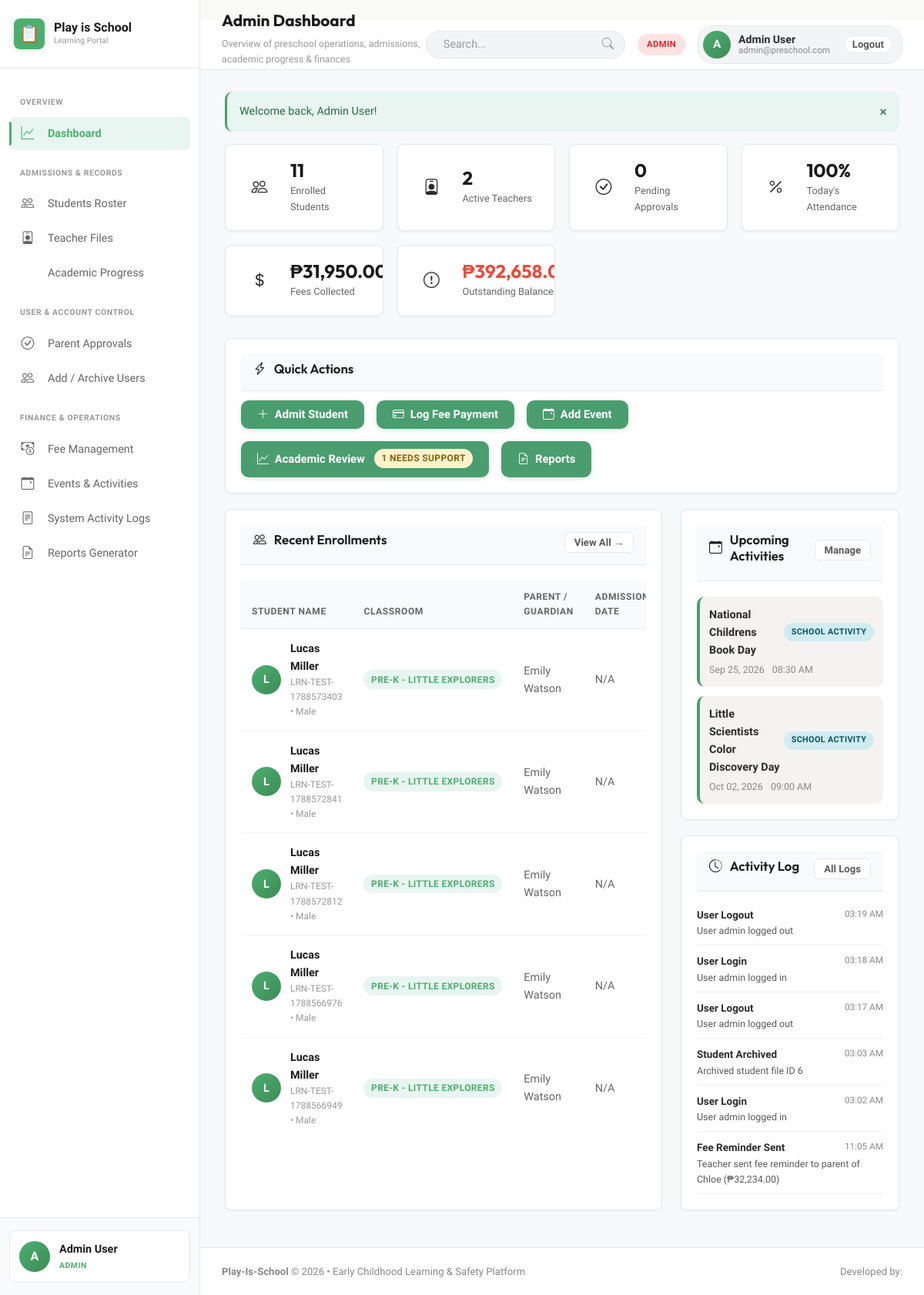
/admin/index.php (signed in), run on an earlier commit of the app's database.
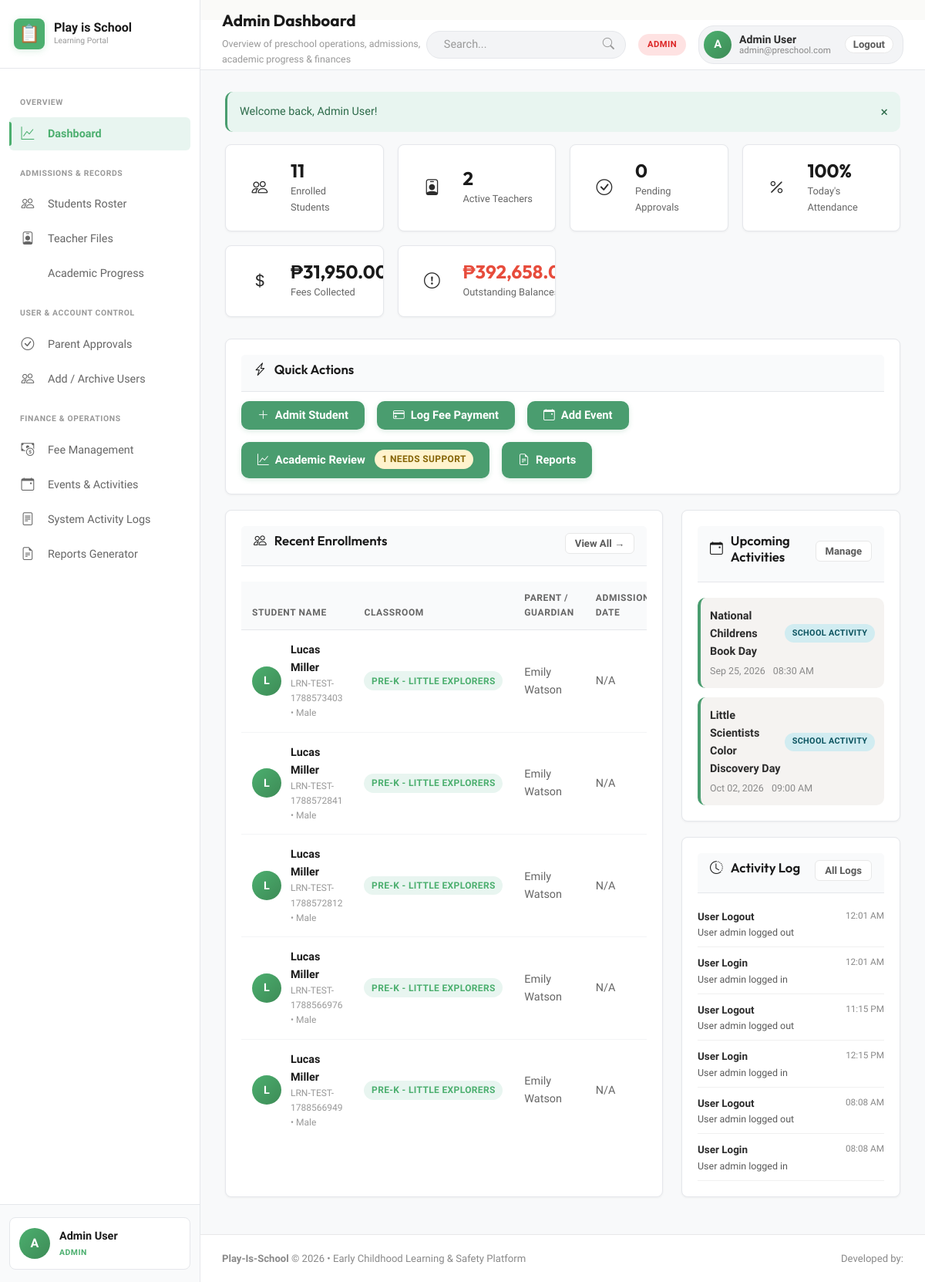
And on a later commit of the database.
### tables this page shows
CREATE TABLE students (
            id INTEGER PRIMARY KEY AUTOINCREMENT,
            first_name TEXT NOT NULL,
            last_name TEXT NOT NULL,
            lrn TEXT UNIQUE,
            dob DATE NOT NULL,
            gender TEXT CHECK(gender IN ('Male', 'Female')),
            blood_type TEXT,
            classroom_id INTEGER,
            parent_id INTEGER,
            address TEXT,
            emergency_contact_name TEXT,
            emergency_contact_phone TEXT,
            allergies TEXT,
            medical_notes TEXT,
            enrollment_status TEXT DEFAULT 'enrolled' CHECK(enrollment_status IN ('enrolled', 'archived', 'withdrawn')),
            admission_date DATE,
            avatar TEXT,
            FOREIGN KEY (classroom_id) REFERENCES classrooms(id) ON DELETE SET NULL,
            FOREIGN KEY (parent_id) REFERENCES users(id) ON DELETE SET NULL
        );

CREATE TABLE classrooms (
            id INTEGER PRIMARY KEY AUTOINCREMENT,
            name TEXT NOT NULL,
            room_number TEXT,
            capacity INTEGER DEFAULT 20,
            teacher_id INTEGER,
            FOREIGN KEY (teacher_id) REFERENCES users(id) ON DELETE SET NULL
        );

CREATE TABLE users (
            id INTEGER PRIMARY KEY AUTOINCREMENT,
            name TEXT NOT NULL,
            email TEXT UNIQUE NOT NULL,
            password TEXT NOT NULL,
            role TEXT NOT NULL CHECK(role IN ('admin', 'teacher', 'parent')),
            phone TEXT,
            status TEXT NOT NULL DEFAULT 'active' CHECK(status IN ('active', 'pending_approval', 'archived', 'rejected')),
            avatar TEXT,
            created_at DATETIME DEFAULT CURRENT_TIMESTAMP,
            updated_at DATETIME DEFAULT CURRENT_TIMESTAMP
        );

CREATE TABLE events (
            id INTEGER PRIMARY KEY AUTOINCREMENT,
            title TEXT NOT NULL,
            description TEXT,
            event_date DATE NOT NULL,
            start_time TIME,
            end_time TIME,
            location TEXT,
            event_type TEXT DEFAULT 'School Activity',
            created_by INTEGER,
            created_at DATETIME DEFAULT CURRENT_TIMESTAMP,
            FOREIGN KEY (created_by) REFERENCES users(id) ON DELETE SET NULL
        );

CREATE TABLE activity_logs (
            id INTEGER PRIMARY KEY AUTOINCREMENT,
            user_id INTEGER,
            action TEXT NOT NULL,
            details TEXT,
            ip_address TEXT,
            created_at DATETIME DEFAULT CURRENT_TIMESTAMP,
            FOREIGN KEY (user_id) REFERENCES users(id) ON DELETE SET NULL
        );

### config/config.php (called while the page is built, shortened)
<?php
function formatDate($date, $format = 'M d, Y') {
    if (!$date) return 'N/A';
    return date($format, strtotime($date));
}
function formatTime($time) {
    return date('h:i A', strtotime($time));
}

### admin/index.php (the view, shortened to what the changed rows need)
<?php
$db = getDB();
$today = date('Y-m-d');
$recentStudents = $db->query("
    SELECT s.*, c.name as class_name, u.name as parent_name
    FROM students s
    LEFT JOIN classrooms c ON s.classroom_id = c.id
    LEFT JOIN users u ON s.parent_id = u.id
    WHERE s.enrollment_status = 'enrolled'
    ORDER BY s.id DESC LIMIT 5
")->fetchAll();
$upcomingEvents = $db->query("
    SELECT * FROM events
    WHERE event_date >= '$today'
    ORDER BY event_date ASC LIMIT 4
")->fetchAll();
$recentLogs = $db->query("
    SELECT l.*, u.name as user_name, u.role as user_role
    FROM activity_logs l
    LEFT JOIN users u ON l.user_id = u.id
    ORDER BY l.id DESC LIMIT 6
")->fetchAll();
require_once dirname(__DIR__) . '/includes/header.php';
?>
<div style="display: grid; grid-template-columns: 2fr 1fr; gap: 24px;">
    <div class="card">
        <div class="table-responsive">
            <table class="table">
                <thead>
                    <tr>
                        <th>Student Name</th>
                        <th>Classroom</th>
                        <th>Parent / Guardian</th>
                        <th>Admission Date</th>
                    </tr>
                </thead>
                <tbody>
                    <?php if (empty($recentStudents)): ?>
                        <tr><td colspan="5" style="text-align:center; padding: 24px; color: var(--text-muted);">No student records found.</td></tr>
                    <?php else: ?>
                        <?php foreach ($recentStudents as $s): ?>
                            <tr>
                                <td>
                                    <div class="user-cell">
                                        <div class="user-cell-avatar">
                                            <?= strtoupper(substr($s['first_name'], 0, 1)) ?>
                                        </div>
                                        <div>
                                            <div class="user-cell-name"><?= htmlspecialchars($s['first_name'] . ' ' . $s['last_name']) ?></div>
                                            <div class="user-cell-sub"><?= htmlspecialchars($s['lrn'] ?? 'No LRN') ?> &bull; <?= htmlspecialchars($s['gender']) ?></div>
                                        </div>
                                    </div>
                                </td>
                                <td><span class="badge badge-primary"><?= htmlspecialchars($s['class_name'] ?? 'Unassigned') ?></span></td>
                                <td><?= htmlspecialchars($s['parent_name'] ?? 'Not Linked') ?></td>
                                <td><?= formatDate($s['admission_date']) ?></td>
                            </tr>
                        <?php endforeach; ?>
                    <?php endif; ?>
                </tbody>
            </table>
        </div>
    </div>
    <div>
        <div class="card">
            <?php if (empty($upcomingEvents)): ?>
                <p style="color: var(--text-muted); font-size: 0.88rem;">No upcoming events scheduled.</p>
            <?php else: ?>
                <div style="display: flex; flex-direction: column; gap: 12px;">
                    <?php foreach ($upcomingEvents as $evt): ?>
                        <div style="padding: 12px; background: var(--bg-card-subtle); border-radius: var(--radius-md); border-left: 4px solid var(--primary);">
                            <div class="d-flex justify-between align-center" style="margin-bottom: 4px;">
                                <strong style="font-size: 0.9rem; color: var(--text-primary);"><?= htmlspecialchars($evt['title']) ?></strong>
                                <span class="badge badge-info" style="font-size: 0.68rem;"><?= htmlspecialchars($evt['event_type']) ?></span>
                            </div>
                            <div style="font-size: 0.78rem; color: var(--text-muted); display: flex; gap: 10px;">
                                <span><?= formatDate($evt['event_date']) ?></span>
                                <span> <?= formatTime($evt['start_time']) ?></span>
                            </div>
                        </div>
                    <?php endforeach; ?>
                </div>
            <?php endif; ?>
        </div>
        <div class="card">
            <div style="display: flex; flex-direction: column; gap: 10px; font-size: 0.84rem;">
                <?php foreach ($recentLogs as $log): ?>
                    <div style="border-bottom: 1px solid var(--border-subtle); padding-bottom: 8px;">
                        <div class="d-flex justify-between">
                            <strong style="color: var(--text-primary);"><?= htmlspecialchars($log['action']) ?></strong>
                            <small style="color: var(--text-muted);"><?= date('h:i A', strtotime($log['created_at'])) ?></small>
                        </div>
                        <div style="color: var(--text-secondary); font-size: 0.78rem;">
                            <?= htmlspecialchars($log['details']) ?>
                        </div>
                    </div>
                <?php endforeach; ?>
            </div>
        </div>
    </div>
</div>
<?php require_once dirname(__DIR__) . '/includes/footer.php'; ?>

What changed in the data, as far as the page shows it:
no longer on this page (row unchanged): activity_logs: action "User Logout", created_at "03:19 AM", details "User admin logged out"
no longer on this page (row unchanged): activity_logs: action "User Login", created_at "03:18 AM", details "User admin logged in"
no longer on this page (row unchanged): activity_logs: action "User Logout", created_at "03:17 AM", details "User admin logged out"
no longer on this page (row unchanged): activity_logs: action "Student Archived", created_at "03:03 AM", details "Archived student file ID 6"
no longer on this page (row unchanged): activity_logs: action "User Login", created_at "03:02 AM", details "User admin logged in"
no longer on this page (row unchanged): activity_logs: action "Fee Reminder Sent", created_at "11:05 AM", details "Teacher sent fee reminder to parent of Chloe (₱32,234.00)"
added activity_logs: action "User Logout", created_at "12:01 AM", details "User admin logged out"
added activity_logs: action "User Login", created_at "12:01 AM", details "User admin logged in"
added activity_logs: action "User Logout", created_at "11:15 PM", details "User admin logged out"
added activity_logs: action "User Login", created_at "12:15 PM", details "User admin logged in"
added activity_logs: action "User Logout", created_at "08:08 AM", details "User admin logged out"
added activity_logs: action "User Login", created_at "08:08 AM", details "User admin logged in"
